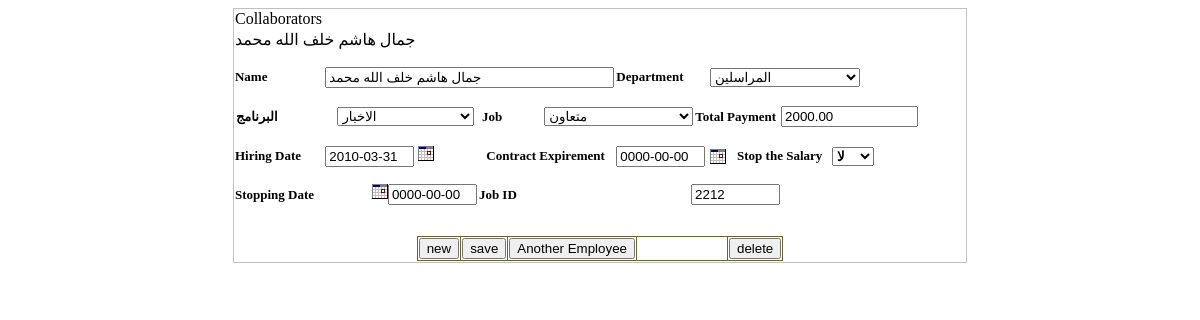
The page /archivemodule/collaborator.php?id=23 on the database as committed earlier.
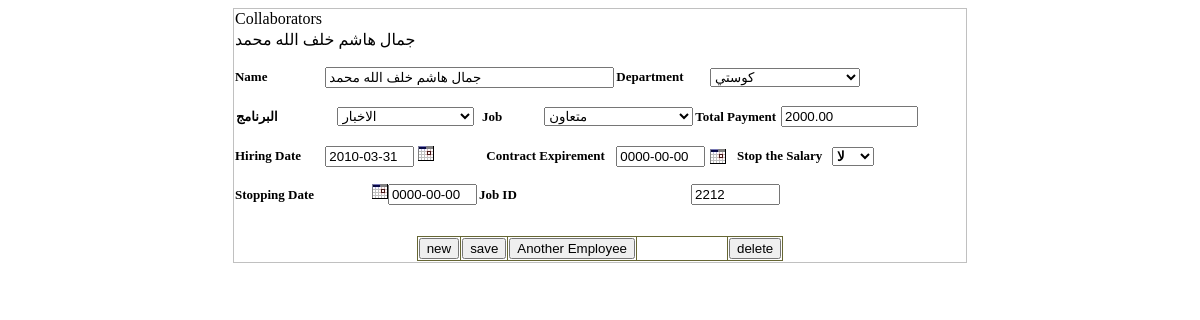
The same page on the database as committed later.
### tables this page shows
CREATE TABLE `tb_collaborator` (
  `id` int(11) NOT NULL auto_increment,
  `name` varchar(200) NOT NULL,
  `date` date NOT NULL,
  `sal` double(20,2) NOT NULL,
  `prog_id` int(11) NOT NULL,
  `sec_id` int(11) NOT NULL,
  `job_id` int(11) NOT NULL,
  `dis_salary` tinyint(1) NOT NULL,
  `dateend` date NOT NULL,
  `datefinsh` date NOT NULL,
  `emp_number` int(11) NOT NULL,
  `dayofmonth` int(11) NOT NULL,
  PRIMARY KEY  (`id`)
);

CREATE TABLE `tb_section` (
  `id` int(11) NOT NULL auto_increment,
  `dept_id` int(11) NOT NULL,
  `sec_id` int(11) NOT NULL default '1',
  `name` varchar(50) NOT NULL,
  PRIMARY KEY  (`id`)
);

CREATE TABLE `lk_program` (
  `id` int(11) NOT NULL auto_increment,
  `name` varchar(200) NOT NULL,
  PRIMARY KEY  (`id`)
);

CREATE TABLE `lk_jop` (
  `id` int(11) NOT NULL auto_increment,
  `name` varchar(50) NOT NULL,
  `holiday` int(11) NOT NULL,
  `exp` int(11) NOT NULL,
  PRIMARY KEY  (`id`)
);

### archivemodule/collaborator.php (the view, shortened to what the changed rows need)
<?php
if(!empty($_GET["id"]) && empty($_POST["delete"])){
	$rs_select=mysql_query("select * from   tb_collaborator where id=$_GET[id]");
}
?>
<!DOCTYPE html PUBLIC "-//W3C//DTD XHTML 1.0 Transitional//EN" "http://www.w3.org/TR/xhtml1/DTD/xhtml1-transitional.dtd">
<html dir="rtl" xmlns="http://www.w3.org/1999/xhtml">
<head>
</head>
<body>
<form method="POST" action="" name="emp">
<div align="center">
	<table border="0" width="62%" style="border-collapse: collapse; border: 1px solid #C0C0C0" dir="ltr" class="tb_bgcolrform">
	<tr>
		<td width="89%"  colspan="10" class="tdtitle">
		<?php if(!empty($_GET["id"])) echo @mysql_result($rs_select,0,'name');?>
		</td>
	</tr>
	<tr>
		<td width="29%" height="25" colspan="3">
		<font size="2"><b>
		<input type="text" name="name" size="33" AUTOCOMPLETE="Off" class="text" value="<?php if(!empty($_GET["id"])) echo @mysql_result($rs_select,0,'name');?>"></b></font></td>
		<td width="45%" height="25" colspan="4">
		<select size="1" name="sec_id">
		<?php
		if(!empty($_GET["id"])) $sec_id=@mysql_result($rs_select,0,'sec_id');
		$rs_sec=mysql_query("select *from tb_section order by name asc");
		$xsec=mysql_num_rows($rs_sec);
		for($ii=0;$ii<$xsec;$ii++){
		?>
		<option value="<?php echo mysql_result($rs_sec,$ii,'id');?>" <?php if(mysql_result($rs_sec,$ii,'id')==$sec_id) echo "selected";?> ><?php echo mysql_result($rs_sec,$ii,'name');?></option>
		<?php }?>
		</select></td>
	</tr>
	<tr>
		<td width="98%" height="25" colspan="10">
		<table border="0" width="100%" id="table4" style="border-collapse: collapse">
			<tr>
		<td width="20%" height="25">
		<select size="1" name="prog">
		<?php
		if(!empty($_GET["id"])) $prog_id=@mysql_result($rs_select,0,'prog_id');
		$rs_dept=mysql_query("select *from lk_program order by name asc");
		$xdept=mysql_num_rows($rs_dept);
		for($ii=0;$ii<$xdept;$ii++){
		?>
		<option value="<?php echo mysql_result($rs_dept,$ii,'id');?>" <?php if(mysql_result($rs_dept,$ii,'id')==$prog_id) echo "selected";?> ><?php echo mysql_result($rs_dept,$ii,'name');?></option>
		<?php }?>
		</select></td>
		<td width="12%" height="25">
		<select size="1" name="job_id">
		<?php
		if(!empty($_GET["id"])) $job_id=@mysql_result($rs_select,0,'job_id');
		$rs_job=mysql_query("select *from lk_jop order by name asc");
		$xjob=mysql_num_rows($rs_job);
		for($ii=0;$ii<$xjob;$ii++){
		?>
		<option value="<?php echo mysql_result($rs_job,$ii,'id');?>" <?php if(mysql_result($rs_job,$ii,'id')==$job_id) echo "selected";?> ><?php echo mysql_result($rs_job,$ii,'name');?></option>
		<?php }?>
		</select></td>
		<td width="27%" height="25">
		<input type="text" name="sal" size="14" AUTOCOMPLETE="Off" class="text" value="<?php if(!empty($_GET["id"])) echo @mysql_result($rs_select,0,'sal');?>"></td>
			</tr>
		</table>
		</td>
	</tr>
	<tr>
		<td width="15%" height="25" colspan="2">
		<font size="2"><b>
		<input type="text" size="8" name="date" id="date" readonly="1" value="<?php if(!empty($_GET["id"]) ) echo @mysql_result($rs_select,0,'date');else echo "0000-00-00"; ?>" />
		<img id="f_btn1"  src="images/calendar.jpg" />
		</b></font></td>
		<td width="10%" height="25" colspan="2">
		<font size="2"><b>
		<input type="text" size="8" name="datefinsh" id="datefinsh" readonly="1" value="<?php if(!empty($_GET["id"]) ) echo @mysql_result($rs_select,0,'datefinsh'); ?>" /></b></font></td>
		<?php if(!empty($_GET["id"]) || $new_col==1)$dis=mysql_result($rs_select,0,'dis_salary'); ?>
		<td width="26%" height="25">
		<font size="2"><b>
		</b></font>
		<select size="1" name="dis_salary" style="font-weight: 700">
		<option  value="1" <?php if(!empty($_GET["id"]) && @$dis==1) echo "selected"; elseif(empty($_GET["id"])) echo "selected";?>>لا</option>
		</select></td>
	</tr>
	<tr>
		<td width="14%" height="25" align="left">
		<font size="2"><b>
		<input size="8" name="dateend" id="dateend" readonly="1" value="<?php if(!empty($_GET["id"]) ) echo @mysql_result($rs_select,0,'dateend'); else echo "0000-00-00";?>" style="float: right" />
		<img id="f_btn2"  src="images/calendar.jpg" align="right" />
		</b></font></td>
		<td width="24%" height="25" align="left" colspan="3">
		<font size="2"><b>
		<input size="8" name="emp_number"   value="<?php if(!empty($_GET["id"]) ) echo @mysql_result($rs_select,0,'emp_number');else echo "0"; ?>" style="float: right" /></b></font></td>
	</tr>
</table>
</div>
</form>
</body>
</html>

Rows that differ between the two databases and show on the page:
changed tb_collaborator "جمال هاشم خلف الله محمد": sec_id "المراسلين" → "كوستي"
